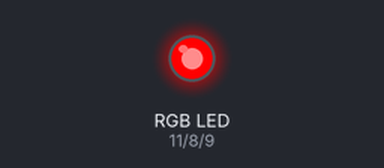
The sketch below on a simulated Arduino Uno, built with avr-gcc and run on an emulated ATmega328P. Parts: an RGB LED mixed from three pins (HIGH = lit).

Above: at 0.05 s.
At 1.15 s:
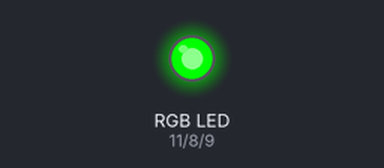
At 2.25 s:
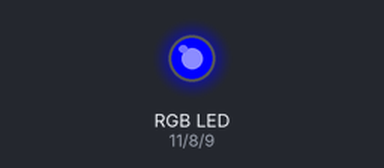
At 4.5 s:
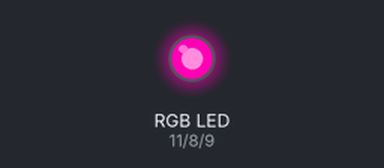
At 6.7 s:
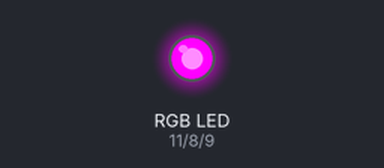
At 8.95 s:
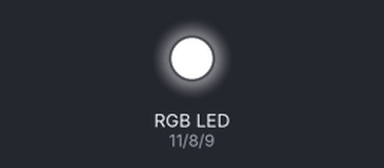
Timing chart, 0 to 11.7 s (numbered marks = the images above):
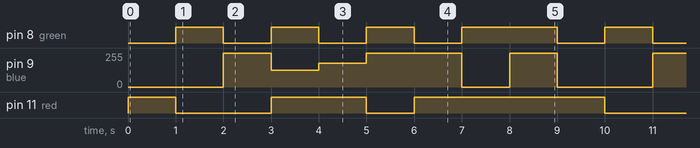

Measured:
- by itself, pin 8 (green): repeats every 9.0 s: 2 × (LOW 1.0 s, HIGH 1.0 s), LOW 1.0 s, HIGH 2.0 s, LOW 1.0 s, HIGH 1.0 s
- by itself, pin 9 (blue): repeats every 9.0 s: 125/255 1.0 s, 180/255 1.0 s, 255/255 2.0 s, 0/255 1.0 s, 255/255 1.0 s, 0/255 2.0 s, 255/255 1.0 s
- by itself, pin 11 (red): repeats every 9.0 s: LOW 2.0 s, HIGH 2.0 s, LOW 1.0 s, HIGH 4.0 s

The sketch:

Arduino-Basic-Project-_4-code-2.ino
```cpp
//Date: 18/11/21
//Name: Khaled Md. Saifullah
//KastTech
//Dhaka,Bangladesh

// RGB light using anolog value
int red= 11;
int blue = 9;
int green = 8;

void setup() {
  pinMode(red, OUTPUT);
  pinMode(green, OUTPUT);
  pinMode(blue, OUTPUT);
}
void loop() {
  rgbColor(255, 0, 0); // Red
  delay(1000);
  rgbColor(0, 255, 0); // Green
  delay(1000);
  rgbColor(0, 0, 255); // Blue
  delay(1000);
  rgbColor(255, 255, 125); // Raspberry
  delay(1000);
  rgbColor(255,105,180); // Pink
  delay(1000);
  rgbColor(0, 255, 255); // Cyan
  delay(1000);
  rgbColor(255, 0, 255); // Magenta
  delay(1000);
  rgbColor(255, 255, 0); // Yellow
  delay(1000);
  rgbColor(255, 255, 255); // White
  delay(1000);
}
void rgbColor(int redValue, int greenValue, int blueValue)
 {
  analogWrite(red, redValue);
  analogWrite(green, greenValue);
  analogWrite(blue, blueValue);
}
```
